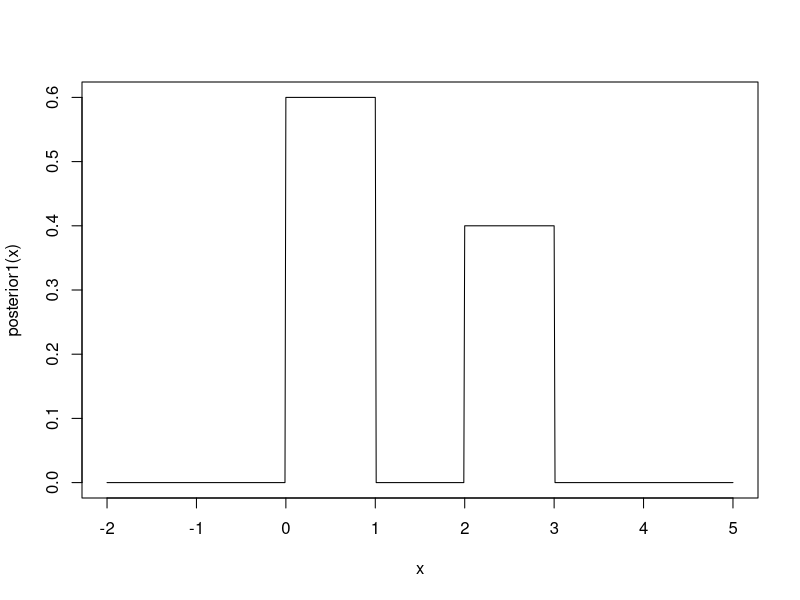

Write the R code that produced this figure. (Note: this script raises an error after producing the figure.)


fx <- function(x){
  if (x >= 0 & x <= 1){
    return(0.6)
  }else if( x >= 2 & x <= 3){
    return(0.4)
  }else{
    return(0)
  }
}
#vectorized version
posterior1 <- function(x){
  return(sapply(x,fx))
}
x <- seq(-2,5, by = 0.01)
plot(x, posterior1(x), type = "l")





acceptance <- function(new, old, posterior){
  min(c(posterior(new) / posterior(old),1))
}
acceptance(2,1,posterior)

2:5
set.seed(4124131)
metropolis <- function(leng, star, posterior, sd){
  values <- c(star,c(1:leng))
  for (i in 2:length(values)){
    old <- values[i-1]
    #using the proposal
    #normal prior
    new <- values[i-1] + rnorm(1,mean = 0, sd = sd)
    #uniform prior
    #new <- values[i-1] + runif(1,-sd,sd)
    acceptan <- acceptance(new, old, posterior)
    if (acceptan > runif(1)){
      values[i] <- new
    }else{
      values[i] <- old
    }
  }
  return(values[2:length(values)])
}


results <- metropolis(20000, 0, posterior1, 0.25)
hist(results)
####nächste Sache die Wahrscheinlichkeiten stecken um####
#rauszubekommen, warum das wirklich so ist


mean(dnorm(1, mean = seq(0,1, by = 0.001) ,sd = 0.2831))

pnorm(-0.5, sd = 0.25)*2

mean(dnorm(0, mean = seq(0,1, by = 0.001) ,sd = 0.25))

z <- seq(0,1, by = 0.01)

p_steck_unten <- function(z){
  steck_unten_approx <- function(z){
    return(sum(dnorm(z, mean = seq(-10,0, by = 0.001) ,sd = 0.25)))
  }

  return(steck_unten_approx(z)/ (steck_unten_approx(0)*2))
}

# #die Wahrscheinlichkeit auf Untenstecken für 0 (ist ja ungefähr
# # 0.5 da über 4 sd sehr unwahrscheinlich) normalisieren
p_steck_oben <- function(z){
  steck_oben_approx <- function(z){
    return(sum(dnorm(z, mean = seq(1,11, by = 0.001) ,sd = 0.25)))
  }
  return(steck_oben_approx(z)/ (steck_oben_approx(1)*2))
}

# p_steck_oben <- function(z){
#   return(p_steck_unten(1 - z))
# }

p_steck_unten(0.1)
p_steck_oben(0.9)


#normalisieren auf 0.5 
plot(z,sapply(z, p_steck_unten), type = "l")
plot(z,sapply(z, p_steck_oben), type = "l")

#logisches Ergebnis, da ist quasi die Frage, was ist die durchschnitt
#liche dichte der einzelnen Verteilungsfunktionen. Da wir auf 0,1 arbeiten
# mit einer geringen sd. Ist für den mittelsten Wert die durcschnittliche Dichte
# ungefähr 0.95, da symetrische Wahrscheinlichkeit und das dann die FLäche
p_getroffen <- function(z){
  return(mean(dnorm(z, mean = seq(0,1, by = 0.0001) ,sd = 0.25)))
}
plot(z,sapply(z, p_getroffen) + sapply(z, p_steck_oben) + sapply(z, p_steck_unten) , type = "l")

a <-  sapply(z, p_getroffen) + sapply(z, p_steck_oben) + sapply(z, p_steck_unten)
a





